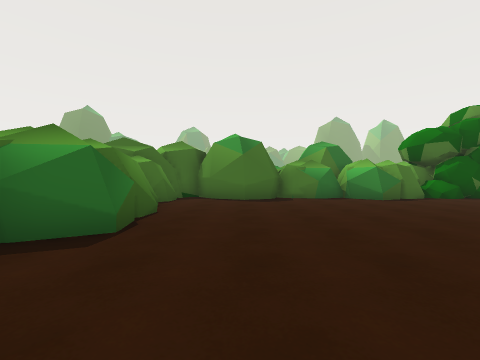
view 1 (above)

17 first-person views from a walk through a scene from a Unity 3-D project. The camera is 1.2 m above the floor, looks level and sees 90° across. The floor is counted in squares, 2 m on a side. Each view is taken from the middle of a square. On the plan, view 1 faces up. The plan holds only what a view shows up to about 9 squares ahead; the rest is blank. The place goes on beyond the plan. The player is left out. Some surface patterns are stand-ins.

view 2
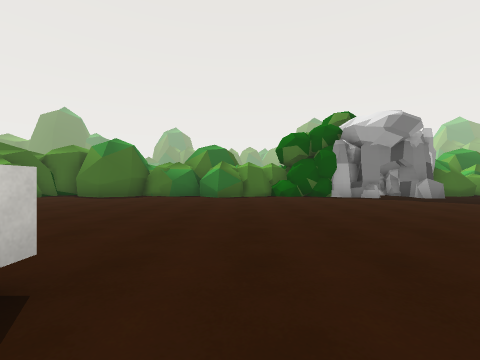

view 3
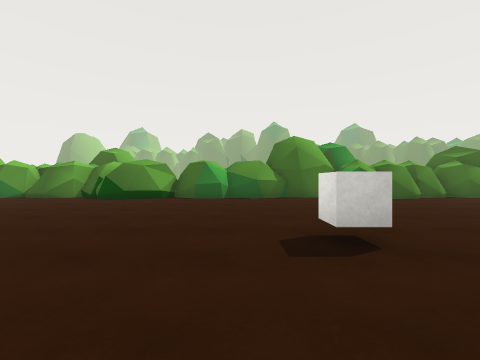

view 4
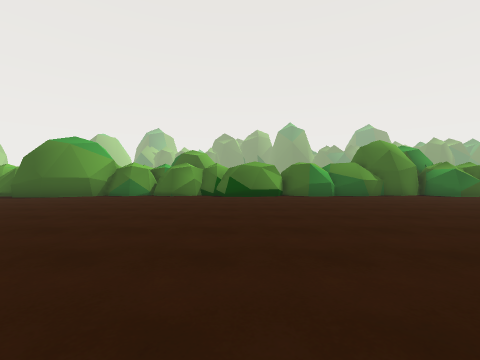

view 5
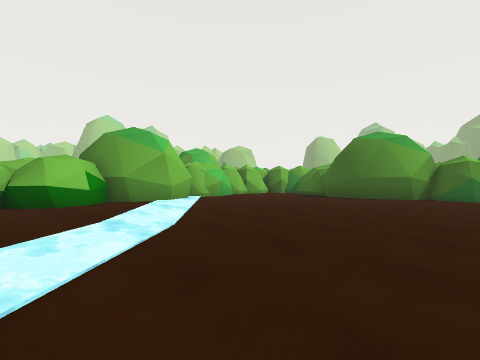

view 6
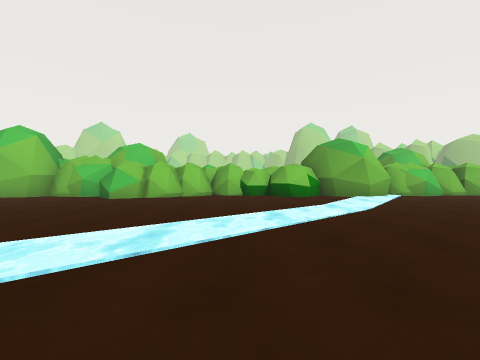

view 7
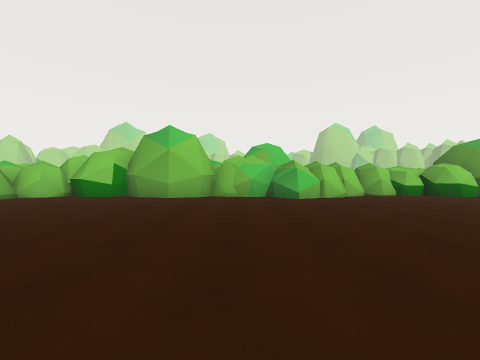

view 8
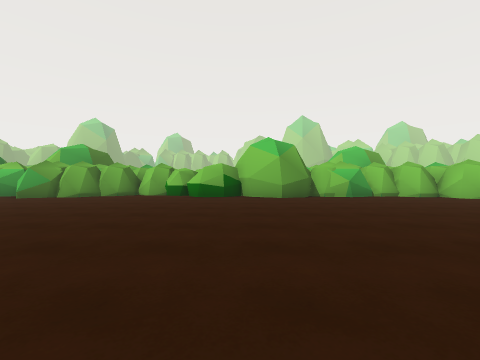

view 9
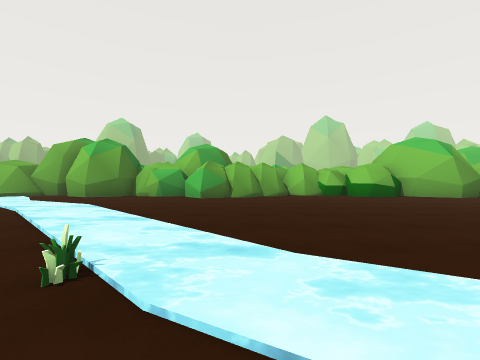

view 10
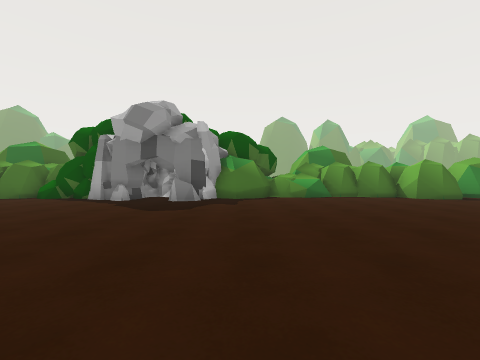

view 11
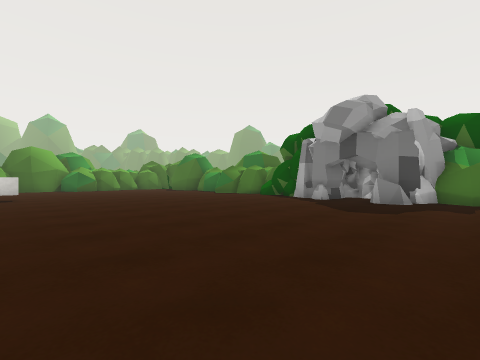

view 12
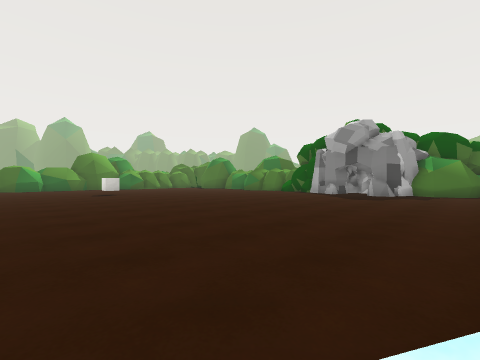

view 13
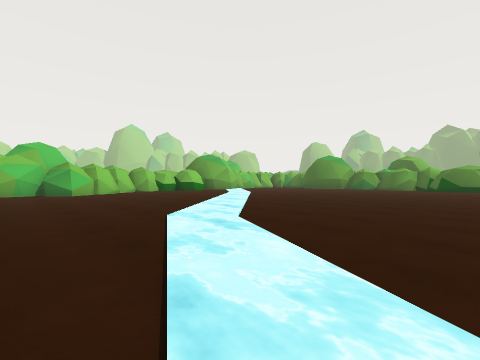

view 14
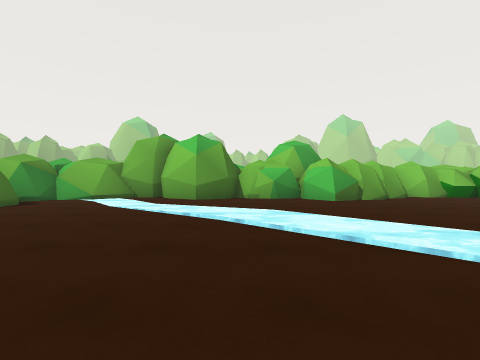

view 15
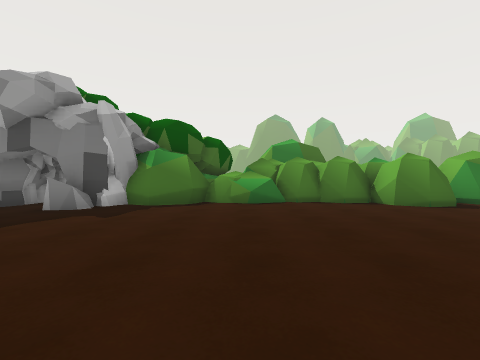

view 16
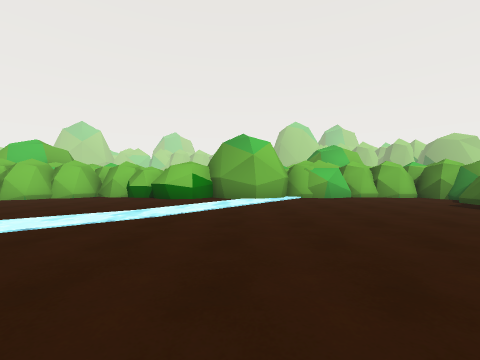

view 17
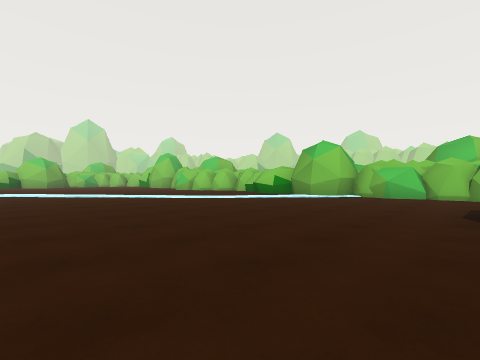

### Floor plan
Key: @ floor where view 1 was taken; # wall or solid block; . floor; = window, fence, low wall or low ledge; ~ water the walk can cross; ^ raised ledge; R rock; C white cube; O other object.
Columns run from 3 left of view 1 to 23 right of it. Each row starts with its distance up from view 1.
 10               OO
  9  ####  #### ORR  #^######
  8  ########### ROR##=..#####
  7 ##.......... .R..........#
  6 ##......................~#
  5  #.....................~.##
  4  #....................~..#
  3 ##....................~..#
  2 #....................~...#
  1 ##..................~~...#
  0 #^.@...C...........~~....##
 -1 ##...............O~~....##
 -2 ##...............~~......#
 -3 ##...............~.......##
 -4 ##..............~~........#
 -5 ##..............~.........#
 -6 ##.............~.........##
 -7 ##.............~.........#
 -8 ##...........~~..........#
 -9 ##..........~~..........##
-10 ##.........~~...........##
-11  #........~~.............#
-12  #.......~...............#
-13  #......~................#
-14 ##.....~~................#
-15 #.....~~......##...##...##
-16 ###.#######..#############
-17 ######    ####

Positions as (right, up) in squares from view 1, and headings:
1: (0, 0), facing up
2: (5, -1), facing up
3: (6, -1), facing left
4: (7, -5), facing left
5: (7, -9), facing down-left
6: (8, -7), facing down
7: (14, -7), facing down
8: (13, -8), facing right
9: (13, -2), facing right
10: (13, 0), facing up
11: (13, 0), facing up-left
12: (14, -3), facing up-left
13: (14, -4), facing down-left
14: (14, 2), facing right
15: (15, 2), facing up
16: (4, -8), facing down
17: (-1, -7), facing down-right
